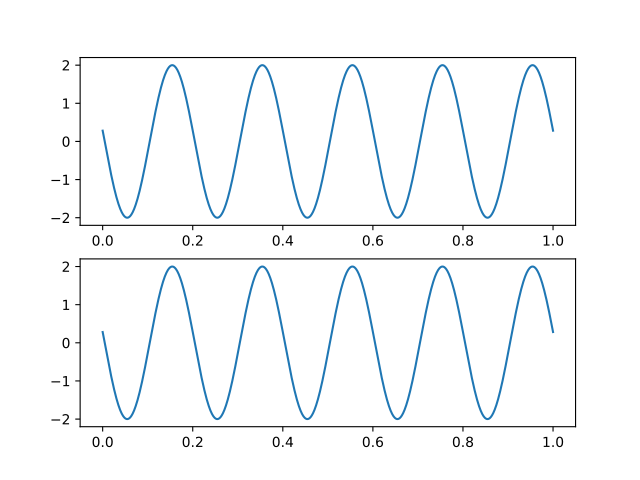

This chart was generated by the following Python code:
import numpy as np
import matplotlib.pyplot as plt

semnal_sinus = lambda t: 2 * np.sin(2 * np.pi * 5 * t + 3)
semnal_cosinus = lambda t: 2 * np.cos(2 * np.pi * 5 * t + 3 - np.pi / 2)

esantioane = np.linspace(0, 1, 5000)

fig, ax = plt.subplots(2)

ax[0].plot(esantioane, semnal_sinus(esantioane))
ax[1].plot(esantioane, semnal_cosinus(esantioane))

plt.savefig("ex1/ex1.pdf")
plt.show()
